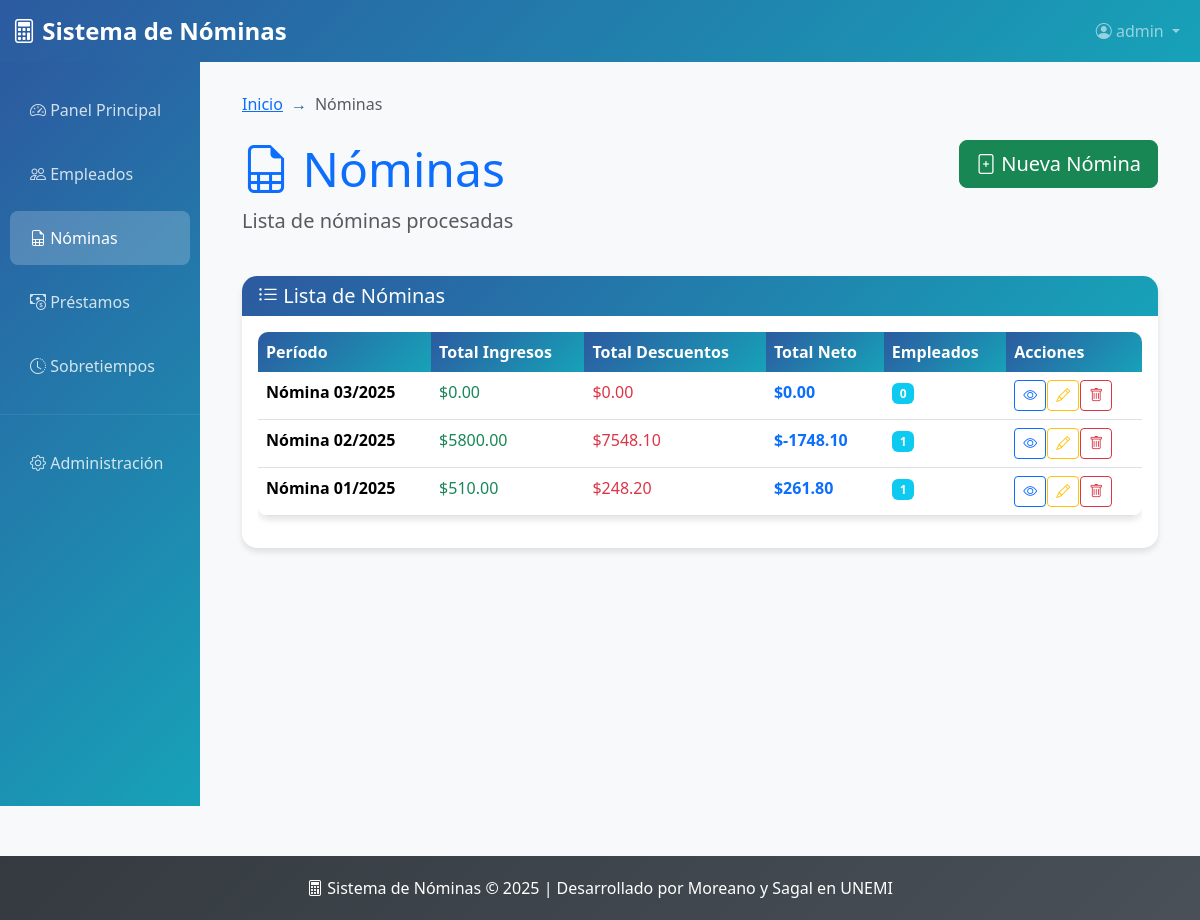
The page /nominas/ (signed in) on the database as committed earlier.
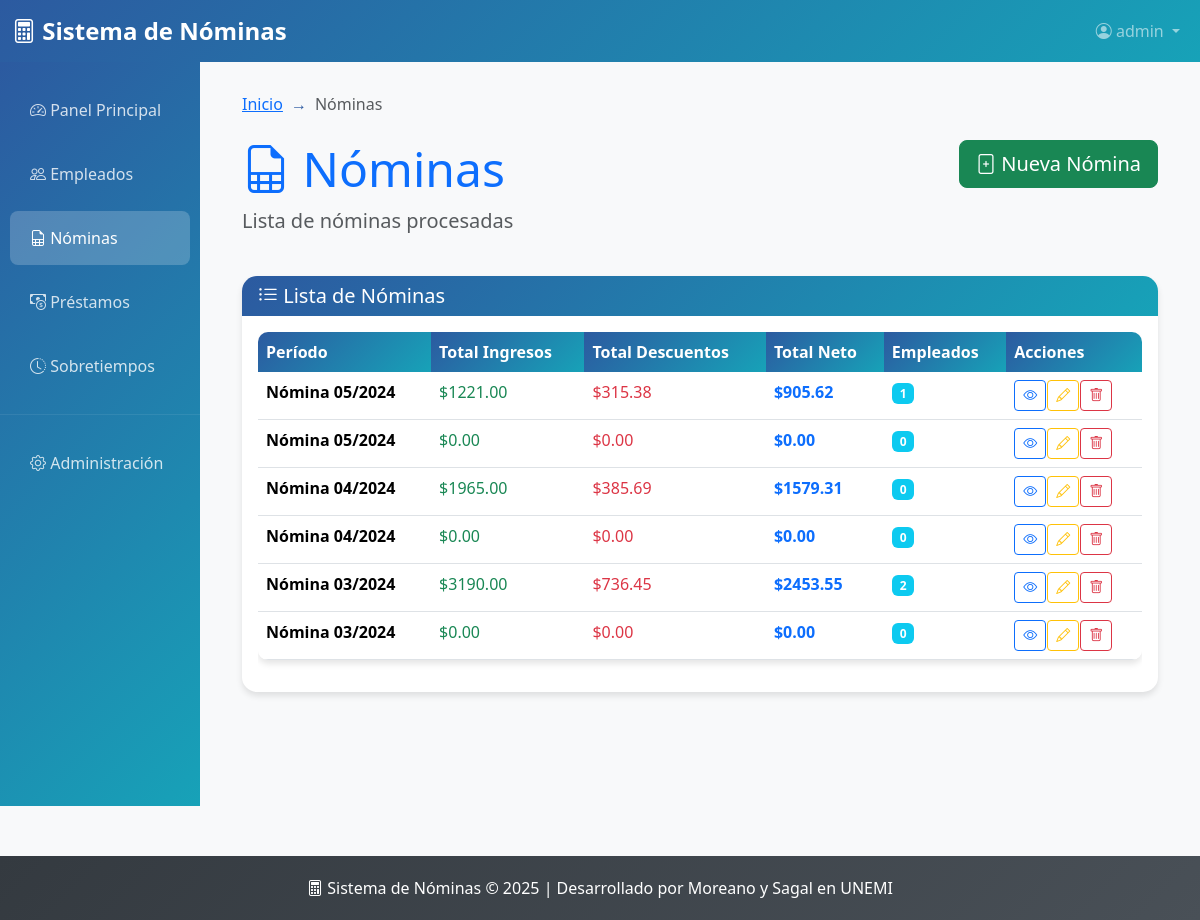
The same page on the database as committed later.
### nomina/models.py (models this page shows, shortened)
class Nomina(models.Model):
    aniomes = models.CharField(max_length=6)  # YYYYMM
    tot_ing = models.DecimalField(max_digits=12, decimal_places=2, default=0)
    tot_des = models.DecimalField(max_digits=12, decimal_places=2, default=0)
    neto = models.DecimalField(max_digits=12, decimal_places=2, default=0)
    fecha_generacion = models.DateField(default='2024-01-01')
    descripcion = models.CharField(max_length=200, null=True, blank=True)
    def __str__(self):
        year = self.aniomes[:4]
        month = self.aniomes[4:]
        return f"Nómina {month}/{year}"

### nomina/views.py (the view)
# urls.py: path('nominas/', views.NominaListView.as_view(), name='nominas_lista'),
class NominaListView(LoginRequiredMixin, TitleContextMixin, ListView):
    model = Nomina
    template_name = 'nominas_lista.html'
    context_object_name = 'nominas'
    paginate_by = 10
    title1 = "Nóminas"
    title2 = "Listado de Nóminas"
    def get_queryset(self):
        return super().get_queryset().order_by('-aniomes')

### nomina/mixins.py (called while the page is built)
    def get_context_data(self, **kwargs):
        context = super().get_context_data(**kwargs)
        if self.title1:
            context["title1"] = self.title1
        if self.title2:
            context["title2"] = self.title2
        return context

### templates/nominas_lista.html (shortened to what this page needs)
{% extends 'base.html' %}
{% block breadcrumb_items %}
    <li class="breadcrumb-item active">Nóminas</li>
{% endblock %}
{% block content %}
<div class="row mb-4">
    <div class="col-md-8">
        <h1 class="display-5 text-primary">
            <i class="bi bi-file-earmark-spreadsheet"></i> Nóminas
        </h1>
        <p class="lead text-muted">Lista de nóminas procesadas</p>
    </div>
    <div class="col-md-4 text-end">
        <a href="{% url 'nomina_crear' %}" class="btn btn-success btn-lg">
            <i class="bi bi-file-plus"></i> Nueva Nómina
        </a>
    </div>
</div>
<div class="card">
    <div class="card-header">
        <h5 class="card-title mb-0">
            <i class="bi bi-list-ul"></i> Lista de Nóminas
        </h5>
    </div>
    <div class="card-body">
        {% if nominas %}
            <div class="table-responsive">
                <table class="table table-hover">
                    <thead>
                        <tr>
                            <th>Período</th>
                            <th>Total Ingresos</th>
                            <th>Total Descuentos</th>
                            <th>Total Neto</th>
                            <th>Empleados</th>
                            <th>Acciones</th>
                        </tr>
                    </thead>
                    <tbody>
                        {% for nomina in nominas %}
                        <tr>
                            <td>
                                <strong>{{ nomina }}</strong>
                            </td>
                            <td class="text-success">${{ nomina.tot_ing|floatformat:2 }}</td>
                            <td class="text-danger">${{ nomina.tot_des|floatformat:2 }}</td>
                            <td class="fw-bold text-primary">${{ nomina.neto|floatformat:2 }}</td>
                            <td>
                                <span class="badge bg-info">{{ nomina.nominadetalle_set.count }}</span>
                            </td>
                            <td>
                                <div class="btn-group" role="group">
                                    <a href="{% url 'nomina_detalle' nomina.id %}"
                                       class="btn btn-sm btn-outline-primary"
                                       title="Ver detalles">
                                        <i class="bi bi-eye"></i>
                                    </a>
                                    <a href="{% url 'nomina_editar' nomina.id %}"
                                       class="btn btn-sm btn-outline-warning"
                                       title="Editar">
                                        <i class="bi bi-pencil"></i>
                                    </a>
                                    <a href="{% url 'nomina_eliminar' nomina.id %}"
                                       class="btn btn-sm btn-outline-danger btn-delete"
                                       title="Eliminar">
                                        <i class="bi bi-trash"></i>
                                    </a>
                                </div>
                            </td>
                        </tr>
                        {% endfor %}
                    </tbody>
                </table>
            </div>
        {% endif %}
    </div>
</div>
{% endblock %}

Rows that differ between the two databases and show on the page:
removed Nomina: aniomes "Nómina 03/2025", tot_ing "0.00", tot_des "0.00", neto "0.00", nominadetalle_set.count "0"
removed Nomina: aniomes "Nómina 02/2025", tot_ing "5800.00", tot_des "7548.10", neto "-1748.10", nominadetalle_set.count "1"
removed Nomina: aniomes "Nómina 01/2025", tot_ing "510.00", tot_des "248.20", neto "261.80", nominadetalle_set.count "1"
added Nomina: aniomes "Nómina 05/2024", tot_ing "1221.00", tot_des "315.38", neto "905.62", nominadetalle_set.count "1"
added Nomina: aniomes "Nómina 05/2024", tot_ing "0.00", tot_des "0.00", neto "0.00", nominadetalle_set.count "0"
added Nomina: aniomes "Nómina 04/2024", tot_ing "1965.00", tot_des "385.69", neto "1579.31", nominadetalle_set.count "0"
added Nomina: aniomes "Nómina 04/2024", tot_ing "0.00", tot_des "0.00", neto "0.00", nominadetalle_set.count "0"
added Nomina: aniomes "Nómina 03/2024", tot_ing "3190.00", tot_des "736.45", neto "2453.55", nominadetalle_set.count "2"
added Nomina: aniomes "Nómina 03/2024", tot_ing "0.00", tot_des "0.00", neto "0.00", nominadetalle_set.count "0"
